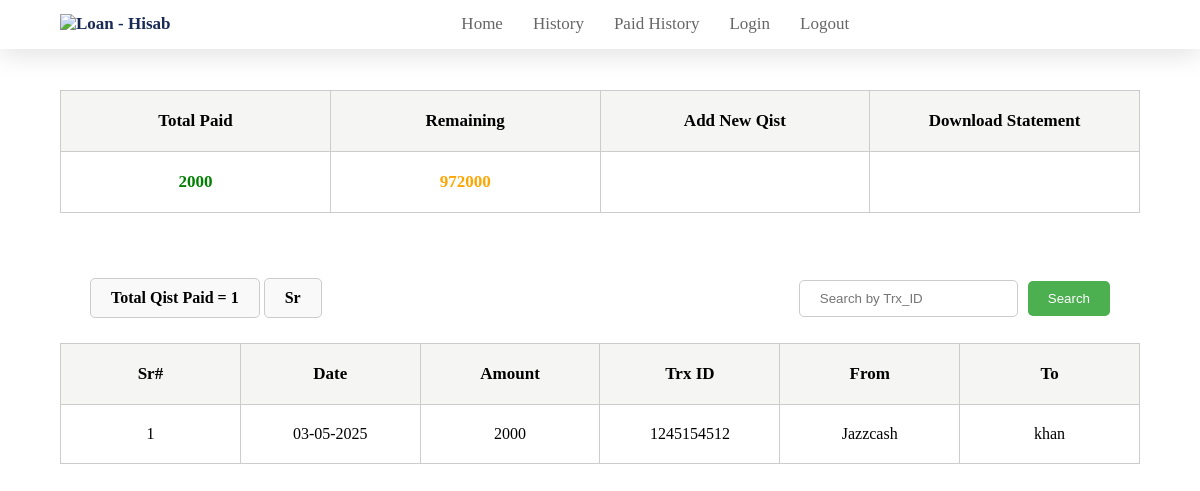
Before: /paid/ with the older database file.
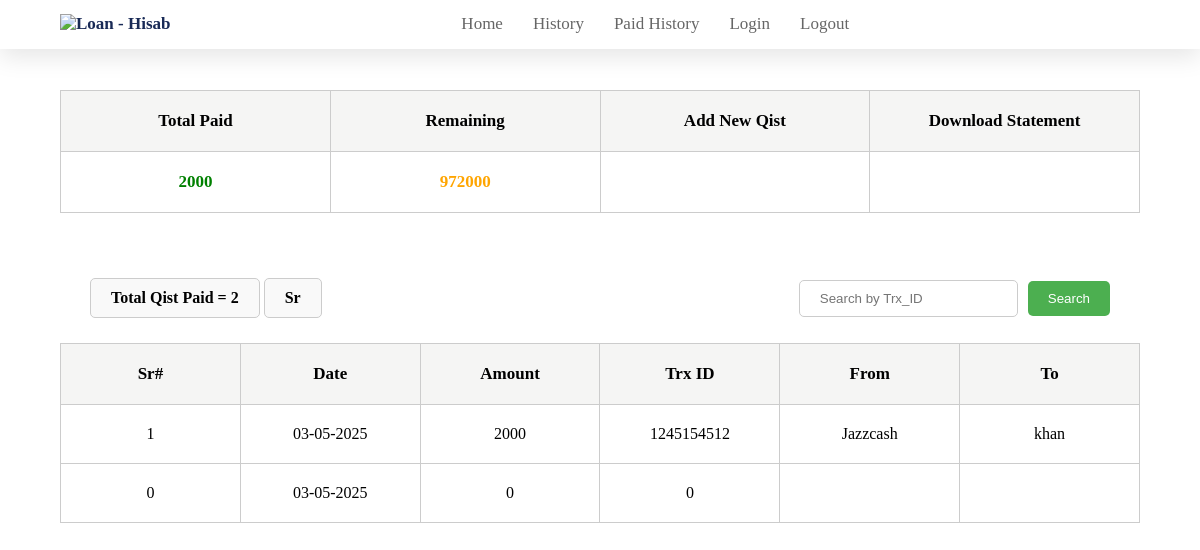
After: the same page with the newer database file.
### website/models.py (models this page shows)
class Qist(models.Model):
    sr=models.IntegerField(default=0)
    date = models.DateField(default=datetime.date.today)
    amount=models.IntegerField( default=0)
    t_id=models.IntegerField(default=0)
    sender=models.CharField(max_length=100,default=0)
    receiver=models.CharField(max_length=100,default=0)

### loan/views.py (the view)
# urls.py: path('paid/',paid),
def paid(request):
    if request.method == "POST":
        sr = request.POST.get('sr')
        date = request.POST.get('date')
        amount = request.POST.get('amount')
        t_id = request.POST.get('t_id')
        sender = request.POST.get('sender')
        receiver = request.POST.get('receiver')
        e = Qist()
        e.sr=sr
        e.date=date
        e.amount=amount
        e.t_id=t_id
        e.sender=sender
        e.receiver=receiver
        e.save()
        return redirect('/paid/')
    else:
        print("Error submitting form data")
    search_query = request.GET.get('search', '').strip()
    if search_query:
        qists = Qist.objects.filter(t_id__icontains=search_query)
    else:
        qists = Qist.objects.all()
    sort_by = request.GET.get('sort', '')
    if sort_by.lstrip('-') in ['sr']:
        qists = qists.order_by(sort_by)
    qists_count=Qist.objects.count()
    total_paid_amount = Qist.objects.aggregate(Sum('amount'))['amount__sum'] or 0
    total_remaining = total_loan - total_paid_amount
    date = datetime.datetime.now()
    print(date)
    data = {
        'qists':qists,
        'total_loan':total_loan,
        'total_paid':total_paid_amount,
        'total_remaining':total_remaining,
        'qists_count':qists_count,
        'search_query': search_query,
        'today':date,
        'sort_by': sort_by,
    }
    return render(request, "paid.html",data)

### templates/paid.html (shortened to what this page needs)
<!DOCTYPE html>
<html>
  <head>
    <link
      rel="stylesheet"
      href="https://cdnjs.cloudflare.com/ajax/libs/font-awesome/6.1.1/css/all.min.css"
    />
  </head>
  <body>
    <header>
      <a href="/index" class="logo">
        <img
          id="logo-img"
          src="https://i.imgur.com/tDLvRWa.png"
          alt="Loan - Hisab"
          height="30px"
        />
      </a>
      <nav class="navbar">
        <a href="/index">Home</a>
        <a href="/history">History</a>
        <a href="/paid">Paid History</a>
        <a href="login.php">Login</a>
        <a href="logout.php">Logout</a>
      </nav>
    </header>
    <table class="info-table">
      <tr>
        <th>Total Paid</th>
        <th>Remaining</th>
        <th>Add New Qist</th>
        <th>Download Statement</th>
      </tr>
      <tr>
        <td class="amount" style="color: green; font-weight: bold">
          {{total_paid}}
        </td>
        <td class="amount" style="color: orange; font-weight: bold">
          {{total_remaining}}
        </td>
        <td title="click me" id="openModalBtn">
        </td>
        <td>
        </td>
      </tr>
    </table>
    <div class="container">
      <div class="qist-container">
        <div>
          <span> Total Qist Paid = {{qists_count}} </span>
          <span>
            {% if sort_by == "sr" %}
            <a href="?sort=-sr" style="text-decoration: none; color: black"
              >Sr ↑</a
            >
            {% elif sort_by == "-sr" %}
            <a href="?sort=" style="text-decoration: none; color: black"
              >Sr ↓</a
            >
            {% else %}
            <a href="?sort=sr" style="text-decoration: none; color: black"
              >Sr</a
            >
            {% endif %}
          </span>
        </div>
        <form
          class="search-form"
          style="display: flex; gap: 10px; flex-wrap: wrap; align-items: center"
          method="get"
        >
          <input
            class="search-input"
            type="search"
            name="search"
            placeholder="Search by Trx_ID"
            value="{{ search_query }}"
            style="border: 1px solid #ccc; border-radius: 5px"
          />
          <input
            class="search-input"
            type="submit"
            value="Search"
            style="
              background-color: #4caf50;
              color: white;
              border: none;
              border-radius: 5px;
              cursor: pointer;
            "
          />
        </form>
      </div>
      <table>
        <tr>
          <th>Sr#</th>
          <th>Date</th>
          <th>Amount</th>
          <th>Trx ID</th>
          <th>From</th>
          <th>To</th>
        </tr>
        {% for item in qists %}
        <tr>
          <td>{{ item.sr }}</td>
          <td>{{ item.date|date:"d-m-Y" }}</td>
          <td>{{ item.amount }}</td>
          <td>{{ item.t_id }}</td>
          <td>{{ item.sender }}</td>
          <td>{{ item.receiver }}</td>
        </tr>
        {% empty %}
        <tr>
          <td colspan="7">No records found</td>
        </tr>
        {% endfor %}
      </table>
    </div>
  </body>
</html>

Changed rows visible on the page:
added Qist: sr "0", date "03-05-2025", amount "0", t_id "0"
Other visible differences:
{{ qists_count }}: "1" → "2"
